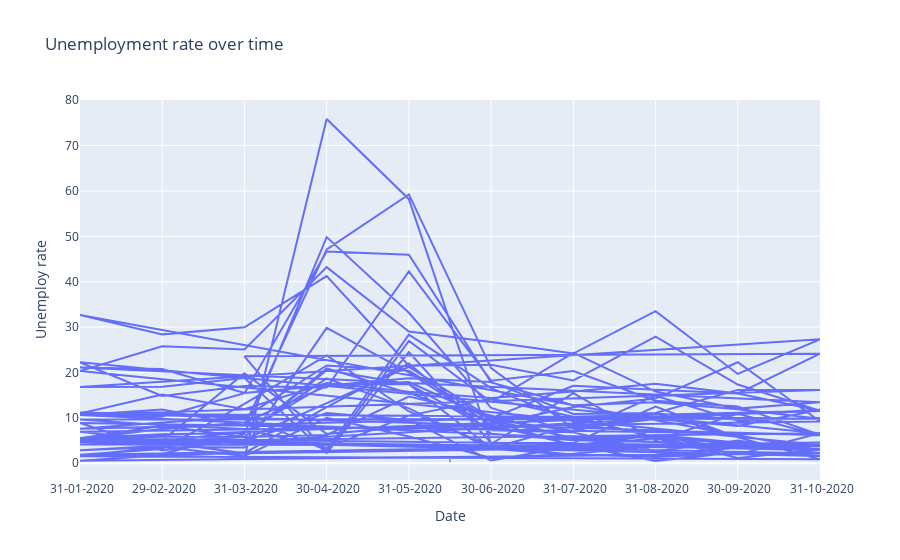

Source (notebook cell):
### Code cell
fig = px.line(df_2020,x= ' Date',y= ' Estimated Unemployment Rate (%)',title='Unemployment rate over time ',labels={' Estimated Unemployment Rate (%)':'Unemploy rate'})#,template='plotly_dark' 

covid = {'start_date':'2020-03-01','end_date': '2021-06-30','event':'peak of pendemic'}
fig.add_shape(type='rect', x0=pd.to_datetime(covid['start_date']), 
              x1=pd.to_datetime(covid['end_date']),y0=0,y1=1, 
              fillcolor='red', opacity=0.4, layer='below') 

#fig.update_layout if we want to update in xaxis and yaxis name and change title 
fig.update_xaxes(type='category')
fig.show()

### Figure 1 — Plotly figure (JSON) as saved in the notebook; plotly's stock layout.template omitted (floating-point values rounded to 4 significant figures; data arrays with more than 128 entries replaced by an {"elided": "..."} marker saying what was removed)
{"data": [{"hovertemplate": " Date=%{x}<br>Unemploy rate=%{y}<extra></extra>", "legendgroup": "", "line": {"color": "#636efa", "dash": "solid"}, "marker": {"symbol": "circle"}, "mode": "lines", "name": "", "orientation": "v", "showlegend": false, "type": "scatter", "x": {"elided": "267 str values"}, "xaxis": "x", "y": {"elided": "267 float values"}, "yaxis": "y"}], "layout": {"legend": {"tracegroupgap": 0}, "shapes": [{"fillcolor": "red", "layer": "below", "opacity": 0.4, "type": "rect", "x0": "2020-03-01T00:00:00", "x1": "2021-06-30T00:00:00", "y0": 0, "y1": 1}], "title": {"text": "Unemployment rate over time "}, "xaxis": {"anchor": "y", "domain": [0, 1], "title": {"text": " Date"}, "type": "category"}, "yaxis": {"anchor": "x", "domain": [0, 1], "title": {"text": "Unemploy rate"}}}}
